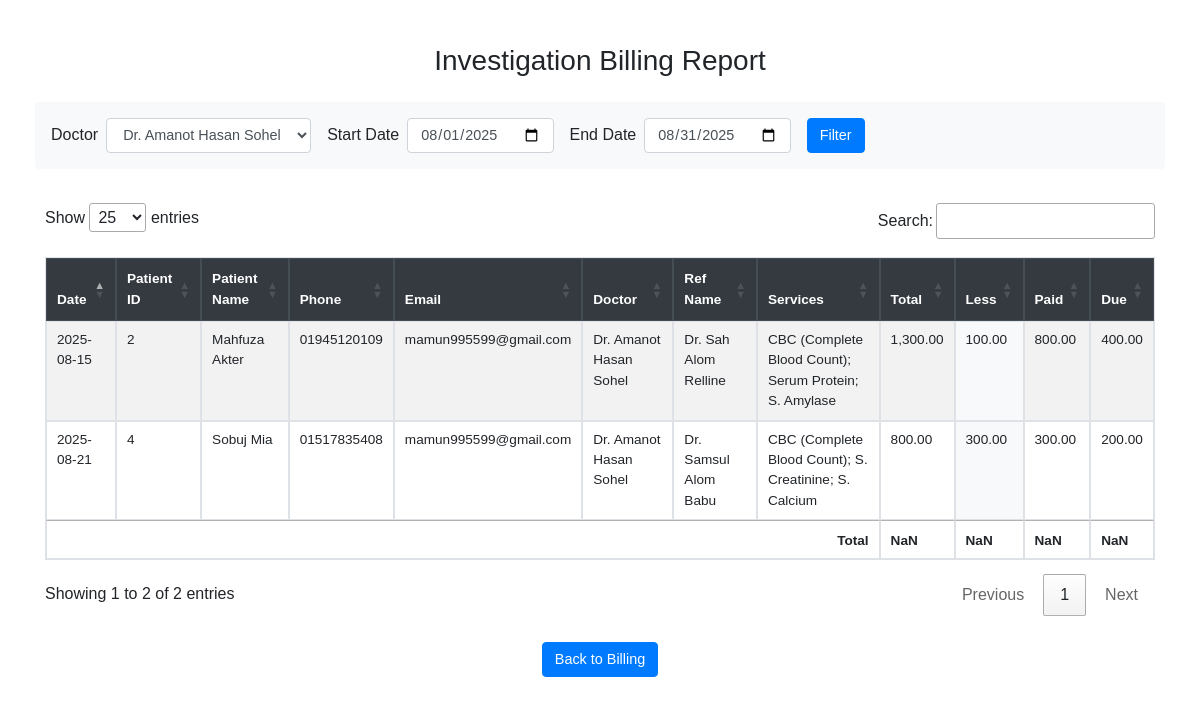
Screenshot of /billing_report.php?doctor=Dr. Amanot Hasan Sohel with the database file from the repository.
### tables this page shows
CREATE TABLE patients (
        patient_id INTEGER PRIMARY KEY AUTOINCREMENT,
        old_id TEXT,
        date TEXT,
        patient_name TEXT,
        sex TEXT,
        age TEXT,
        phone TEXT,
        email TEXT,
        ref_doctors TEXT,
        ref_name TEXT,
        delivery_date TEXT,
        delivery_time TEXT,
        remarks TEXT,
        less_total REAL,
        less_percent_total REAL,
        paid REAL,
        send_sms INTEGER,
        send_email INTEGER,
        created_at TEXT,
        updated_at TEXT,
        address TEXT
    );

### billing_report.php (the view, shortened to what this page needs)
<?php
include 'db_sqlite.php';
$doctor_stmt = $pdo->query("SELECT DISTINCT ref_doctors FROM patients WHERE ref_doctors IS NOT NULL AND ref_doctors != '' ORDER BY ref_doctors");
$doctors = $doctor_stmt->fetchAll(PDO::FETCH_COLUMN);
$startDate = $_GET['start_date'] ?? date('Y-m-01');
$endDate = $_GET['end_date'] ?? date('Y-m-t');
$sql = "
  SELECT
    p.date,
    p.patient_id,
    p.patient_name,
    p.phone,
    p.email,
    p.ref_doctors AS doctor,
    p.ref_name,
    GROUP_CONCAT(b.service_name, '; ') AS services,
    SUM(b.final_price) AS total,
    p.less_total,
    p.paid,
    (SUM(b.final_price) - p.less_total - p.paid) AS due
  FROM billing b
  JOIN patients p ON b.patient_id = p.patient_id
  WHERE p.date BETWEEN ? AND ?
";
$params = [$startDate, $endDate];
if (!empty($_GET['doctor'])) {
    if ($_GET['doctor'] === 'EMPTY') {
        $sql .= " AND (p.ref_doctors IS NULL OR p.ref_doctors = '')";
    } else {
        $sql .= " AND p.ref_doctors = ?";
        $params[] = $_GET['doctor'];
    }
}
$sql .= " GROUP BY p.patient_id, p.date, p.patient_name, p.phone, p.email, p.ref_doctors, p.ref_name, p.paid, p.less_total
  ORDER BY p.date DESC";
$stmt = $pdo->prepare($sql);
$stmt->execute($params);
$rows = $stmt->fetchAll(PDO::FETCH_ASSOC);
?>
<!DOCTYPE html>
<html>
<head>
  <link rel="stylesheet" href="https://stackpath.bootstrapcdn.com/bootstrap/4.5.2/css/bootstrap.min.css">
  <link rel="stylesheet" href="https://cdn.datatables.net/1.13.6/css/jquery.dataTables.min.css">
  <link rel="stylesheet" href="https://cdn.datatables.net/buttons/2.4.1/css/buttons.dataTables.min.css">
</head>
<body>
<div class="container py-4">
  <h3 class="mb-4 text-center">Investigation Billing Report</h3>
  <form method="GET" class="form-inline mb-4 bg-light p-3 rounded">
    <label class="mr-2">Doctor</label>
    <select name="doctor" id="doctorFilter" class="form-control mr-3">
      <?php foreach ($doctors as $doc): ?>
        <option value="<?= htmlspecialchars($doc) ?>" <?= (isset($_GET['doctor']) && $_GET['doctor'] === $doc) ? 'selected' : '' ?>>
          <?= htmlspecialchars($doc) ?>
        </option>
      <?php endforeach ?>
    </select>
    <label class="mr-2">Start Date</label>
    <input type="date" name="start_date" class="form-control mr-3" value="<?= $startDate ?>">
    <label class="mr-2">End Date</label>
    <input type="date" name="end_date" class="form-control mr-3" value="<?= $endDate ?>">
    <button class="btn btn-primary" type="submit">Filter</button>
  </form>
  <table id="billingTable" class="table table-bordered table-striped">
    <thead class="thead-dark">
      <tr>
        <th>Date</th>
        <th>Patient ID</th>
        <th>Patient Name</th>
        <th>Phone</th>
        <th>Email</th>
        <th>Doctor</th>
        <th>Ref Name</th>
        <th>Services</th>
        <th>Total</th>
        <th>Less</th>
        <th>Paid</th>
        <th>Due</th>
      </tr>
    </thead>
    <tbody>
      <?php foreach ($rows as $row): ?>
        <tr>
          <td><?= $row['date'] ?></td>
          <td><?= $row['patient_id'] ?></td>
          <td><?= htmlspecialchars($row['patient_name']) ?></td>
          <td><?= htmlspecialchars($row['phone']) ?></td>
          <td><?= htmlspecialchars($row['email'] ?? 'N/A') ?></td>
          <td><?= htmlspecialchars($row['doctor'] ?? 'N/A') ?></td>
          <td><?= htmlspecialchars($row['ref_name'] ?? 'N/A') ?></td>
          <td><?= htmlspecialchars($row['services']) ?></td>
          <td><?= number_format($row['total'], 2) ?></td>
          <td class="discount-column"><?= number_format($row['less_total'], 2) ?></td>
          <td><?= number_format($row['paid'], 2) ?></td>
          <td><?= number_format($row['due'], 2) ?></td>
        </tr>
      <?php endforeach ?>
    </tbody>
    <tfoot>
      <tr>
        <th colspan="8" class="text-right">Total</th>
        <th></th>
        <th></th>
        <th></th>
        <th></th>
      </tr>
    </tfoot>
  </table>
  <div class="text-center mt-3">
    <a href="bill.php" class="btn btn-primary">Back to Billing</a>
  </div>
</div>
</body>
</html>

### billing_report.php (style rules this page uses)
body { font-family: Arial; padding: 20px; }
.container { max-width: 1400px; }
.table th, .table td { padding: .5rem; }
.form-control { font-size: 0.9rem; }
.btn { font-size: 0.9rem; }
#billingTable { font-size: 0.85rem; }
.discount-column { background-color: #f8f9fa; }

### rows the page displays
patients: date "2025-08-21", patient_id "4", patient_name "Sobuj Mia", phone "01517835408", email "mamun995599@gmail.com", ref_doctors "Dr. Amanot Hasan Sohel", ref_name "Dr. Samsul Alom Babu", services "CBC (Complete Blood Count); S. Creatinine; S. Calcium", total "800.00", less_total "300.00", paid "300.00", due "200.00"
patients: date "2025-08-15", patient_id "2", patient_name "Mahfuza Akter", phone "01945120109", email "mamun995599@gmail.com", ref_doctors "Dr. Amanot Hasan Sohel", ref_name "Dr. Sah Alom Relline", services "CBC (Complete Blood Count); Serum Protein; S. Amylase", total "1,300.00", less_total "100.00", paid "800.00", due "400.00"

### other values shown
form field doctor "Dr. Amanot Hasan Sohel"
